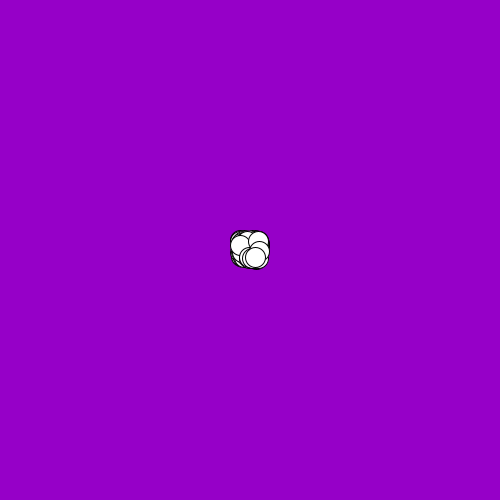
Frame 1 (no input)
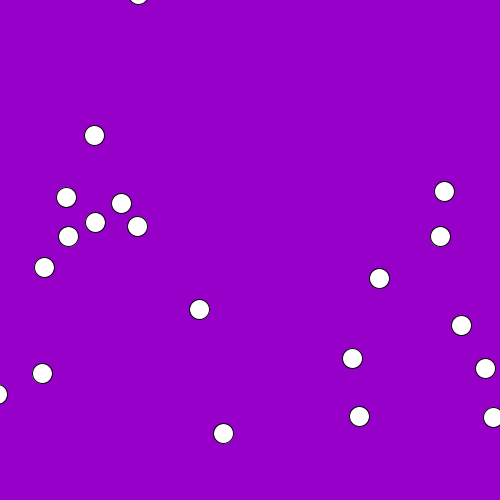
Frame 60 (the mouse pressed at the canvas centre just before this capture)
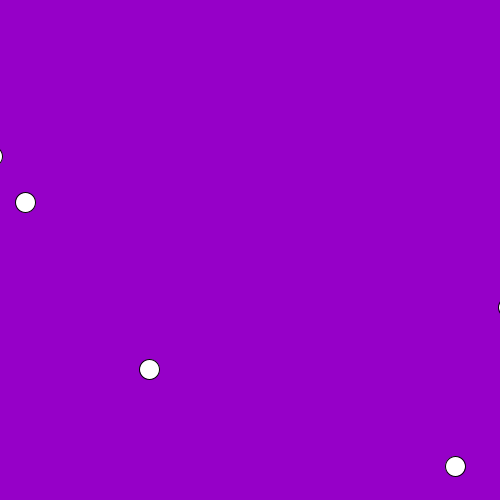
Frame 120 (the mouse held since frame 60 and released just before this capture)

The Processing sketch that drew these frames (run headless with seeded random() and noise(); from frame 60 on, the mouse is pressed at the canvas centre):

// Processing sketch: processing_49533
// ── processing_49533.pde

Particle[] pickles = new Particle [100] ;  


void setup() {
  size (500, 500);
  smooth ();
  
  for(int i=0; i<pickles.length; i++) {
    pickles [i] = new Particle ();
    

}
}

void draw() {
  
  //clear the backgorund
  background (150, 0, 200);
  
 //draw all the particles
 
 for(int i=0; i<pickles.length; i++){
   
 pickles[i].update ();
 
 }
}

class Particle {
  
  //position properties for our particle
  float x;
  float y;
  
  //velocity is the change in position every frame
  float velX;
  float velY;
  
  //constructor: this is a special that is 
  //called whenever a Particle is instantiated.
  Particle () {
    
    
    // set the x and the y position to be the middle of the screen.
    x = width/2;
    y = height/2;
    
    // set the velocity to be a random number between 
    // -10 and 10 in both x and y directions.
    velX = random (-10, 10);
    velY = random (-10, 10);
  
  
}

void update () {
  
  //add the velocity to the position 
  x+= velX;
   y+= velY;  
   
   
   //set the fill colour and draw the particle
   fill (255);
   ellipse (x, y, 20, 20);
   
  
}

}
  
                
                
